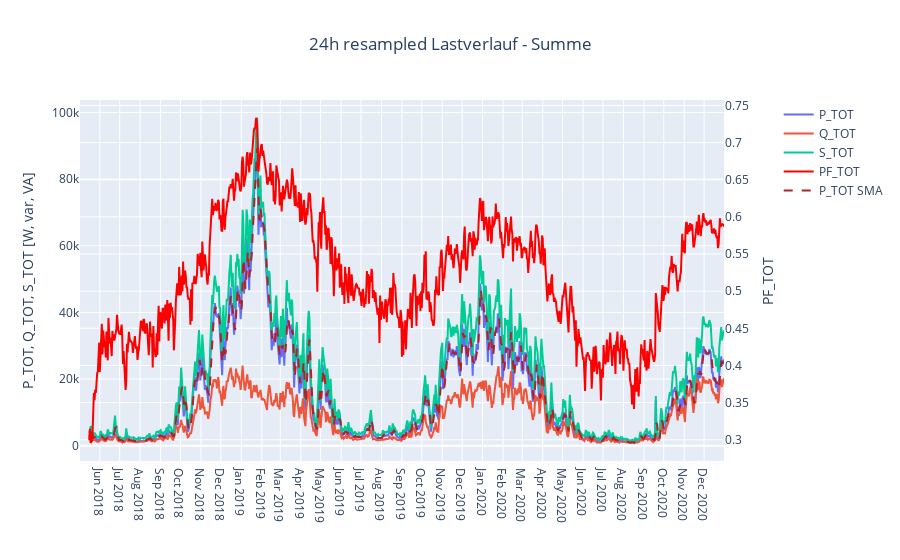

The notebook cell this image was saved under:
### Markdown cell above
# 3. Aggregierter Lastverlauf

### Code cell
df_3 = load_dict["SFH3"]
df_3 = df_3[df_3['index']>INDEX_START]
df_3.set_index('index', inplace=True)
df_3.index = pd.to_datetime(df_3.index, unit='s')

df_summe = pd.DataFrame(index=df_3.index, columns=COLUMNS)
for key in load_dict:
    df_house = load_dict[key].copy()
    df_house['index'] = pd.to_datetime(df_house['index'], unit='s')
    df_house.set_index('index', inplace=True)
    df_house = df_house[df_house.index > pd.to_datetime(start_index, unit='s')]
    df_house = df_house[COLUMNS]
    df_summe = df_summe.fillna(0) + df_house.fillna(0)
# normieren des Leistungsfaktor    
df_summe['PF_TOT'] = df_summe['PF_TOT']/len(load_dict)
plot_with_moving_average(df_summe, 'Summe')

### Figure 1 — Plotly figure (JSON) as saved in the notebook; plotly's stock layout.template omitted (floating-point values rounded to 4 significant figures; data arrays with more than 128 entries replaced by an {"elided": "..."} marker saying what was removed)
{"data": [{"name": "P_TOT", "type": "scatter", "x": {"elided": "975 str values"}, "xaxis": "x", "y": {"elided": "975 float values"}, "yaxis": "y"}, {"name": "Q_TOT", "type": "scatter", "x": {"elided": "975 str values"}, "xaxis": "x", "y": {"elided": "975 float values"}, "yaxis": "y"}, {"name": "S_TOT", "type": "scatter", "x": {"elided": "975 str values"}, "xaxis": "x", "y": {"elided": "975 float values"}, "yaxis": "y"}, {"marker": {"color": "red"}, "name": "PF_TOT", "type": "scatter", "x": {"elided": "975 str values"}, "xaxis": "x", "y": {"elided": "975 float values"}, "yaxis": "y2"}, {"line": {"color": "firebrick", "dash": "dash", "width": 2}, "name": "P_TOT SMA", "type": "scatter", "x": {"elided": "975 str values"}, "xaxis": "x", "y": {"elided": "975 float values"}, "yaxis": "y"}], "layout": {"title": {"text": "24h resampled Lastverlauf - Summe", "x": 0.5}, "xaxis": {"anchor": "y", "domain": [0, 0.94], "dtick": "M1", "title": {"text": ""}}, "yaxis": {"anchor": "x", "domain": [0, 1], "title": {"text": "P_TOT, Q_TOT, S_TOT [W, var, VA]"}}, "yaxis2": {"anchor": "x", "overlaying": "y", "side": "right", "title": {"text": "PF_TOT"}}}}
